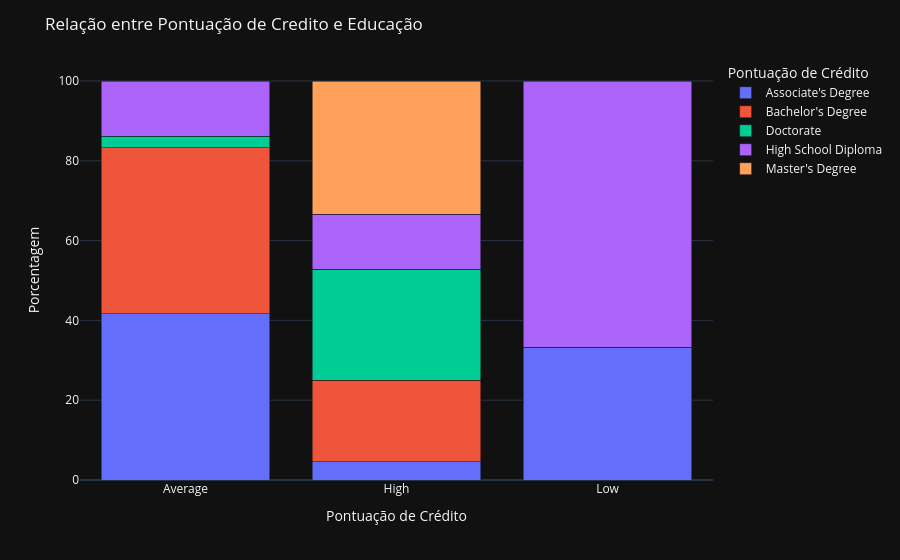

Notebook code for this chart:
### Markdown cell above
## Insight 1

A Maioria das pessoas casadas possuem idade acima dos 45 anos. Os mais novos são solteiros

### Code cell
# Análise 2

#Calcular a porcentagem de cada categoria por credit score

df_grouped = df.groupby(['Credit Score', 'Education']).size().reset_index(name='count')
total_por_credit = df_grouped.groupby('Credit Score')['count'].transform('sum')
df_grouped['percent'] = (df_grouped['count'] / total_por_credit) * 100

# Cria gráfico de baras empilhadas

fig = px.bar(df_grouped, x='Credit Score', y='percent', color='Education', barmode='stack',
            labels={'Education': 'educação', 'percent': 'Porcentagem', 'Credit Score': 'Pontuação de Crédito'})

fig.update_layout(title='Relação entre Pontuação de Credito e Educação',
                  yaxis_title='Porcentagem',
                  legend_title='Pontuação de Crédito')

fig.show()

### Figure 1 — Plotly figure (JSON) as saved in the notebook; plotly's stock layout.template omitted (floating-point values rounded to 4 significant figures)
{"data": [{"hovertemplate": "educação=Associate's Degree<br>Pontuação de Crédito=%{x}<br>Porcentagem=%{y}<extra></extra>", "legendgroup": "Associate's Degree", "marker": {"color": "#636efa", "pattern": {"shape": ""}}, "name": "Associate's Degree", "orientation": "v", "showlegend": true, "textposition": "auto", "x": ["Average", "High", "Low"], "xaxis": "x", "y": [41.67, 4.63, 33.33], "yaxis": "y", "type": "bar"}, {"hovertemplate": "educação=Bachelor's Degree<br>Pontuação de Crédito=%{x}<br>Porcentagem=%{y}<extra></extra>", "legendgroup": "Bachelor's Degree", "marker": {"color": "#EF553B", "pattern": {"shape": ""}}, "name": "Bachelor's Degree", "orientation": "v", "showlegend": true, "textposition": "auto", "x": ["Average", "High"], "xaxis": "x", "y": [41.67, 20.37], "yaxis": "y", "type": "bar"}, {"hovertemplate": "educação=Doctorate<br>Pontuação de Crédito=%{x}<br>Porcentagem=%{y}<extra></extra>", "legendgroup": "Doctorate", "marker": {"color": "#00cc96", "pattern": {"shape": ""}}, "name": "Doctorate", "orientation": "v", "showlegend": true, "textposition": "auto", "x": ["Average", "High"], "xaxis": "x", "y": [2.778, 27.78], "yaxis": "y", "type": "bar"}, {"hovertemplate": "educação=High School Diploma<br>Pontuação de Crédito=%{x}<br>Porcentagem=%{y}<extra></extra>", "legendgroup": "High School Diploma", "marker": {"color": "#ab63fa", "pattern": {"shape": ""}}, "name": "High School Diploma", "orientation": "v", "showlegend": true, "textposition": "auto", "x": ["Average", "High", "Low"], "xaxis": "x", "y": [13.89, 13.89, 66.67], "yaxis": "y", "type": "bar"}, {"hovertemplate": "educação=Master's Degree<br>Pontuação de Crédito=%{x}<br>Porcentagem=%{y}<extra></extra>", "legendgroup": "Master's Degree", "marker": {"color": "#FFA15A", "pattern": {"shape": ""}}, "name": "Master's Degree", "orientation": "v", "showlegend": true, "textposition": "auto", "x": ["High"], "xaxis": "x", "y": [33.33], "yaxis": "y", "type": "bar"}], "layout": {"xaxis": {"anchor": "y", "domain": [0.0, 1.0], "title": {"text": "Pontuação de Crédito"}}, "yaxis": {"anchor": "x", "domain": [0.0, 1.0], "title": {"text": "Porcentagem"}}, "legend": {"title": {"text": "Pontuação de Crédito"}, "tracegroupgap": 0}, "margin": {"t": 60}, "barmode": "stack", "title": {"text": "Relação entre Pontuação de Credito e Educação"}}}
